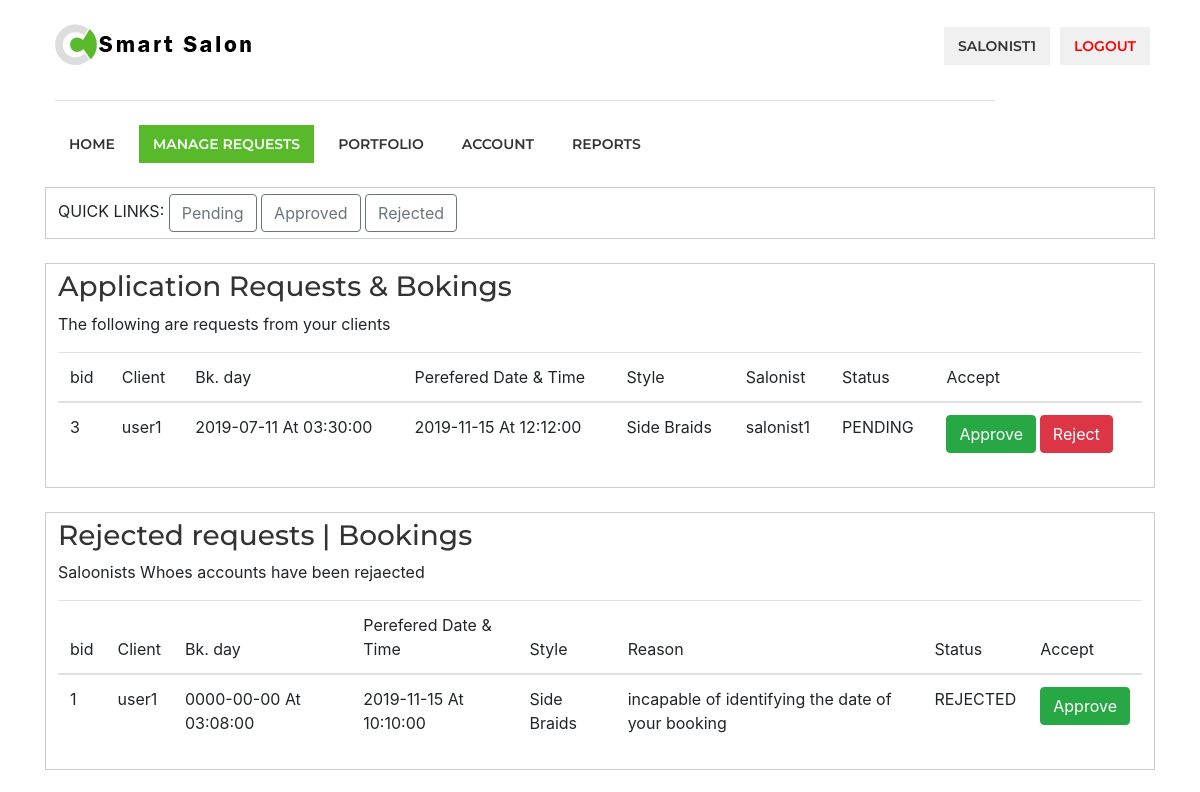
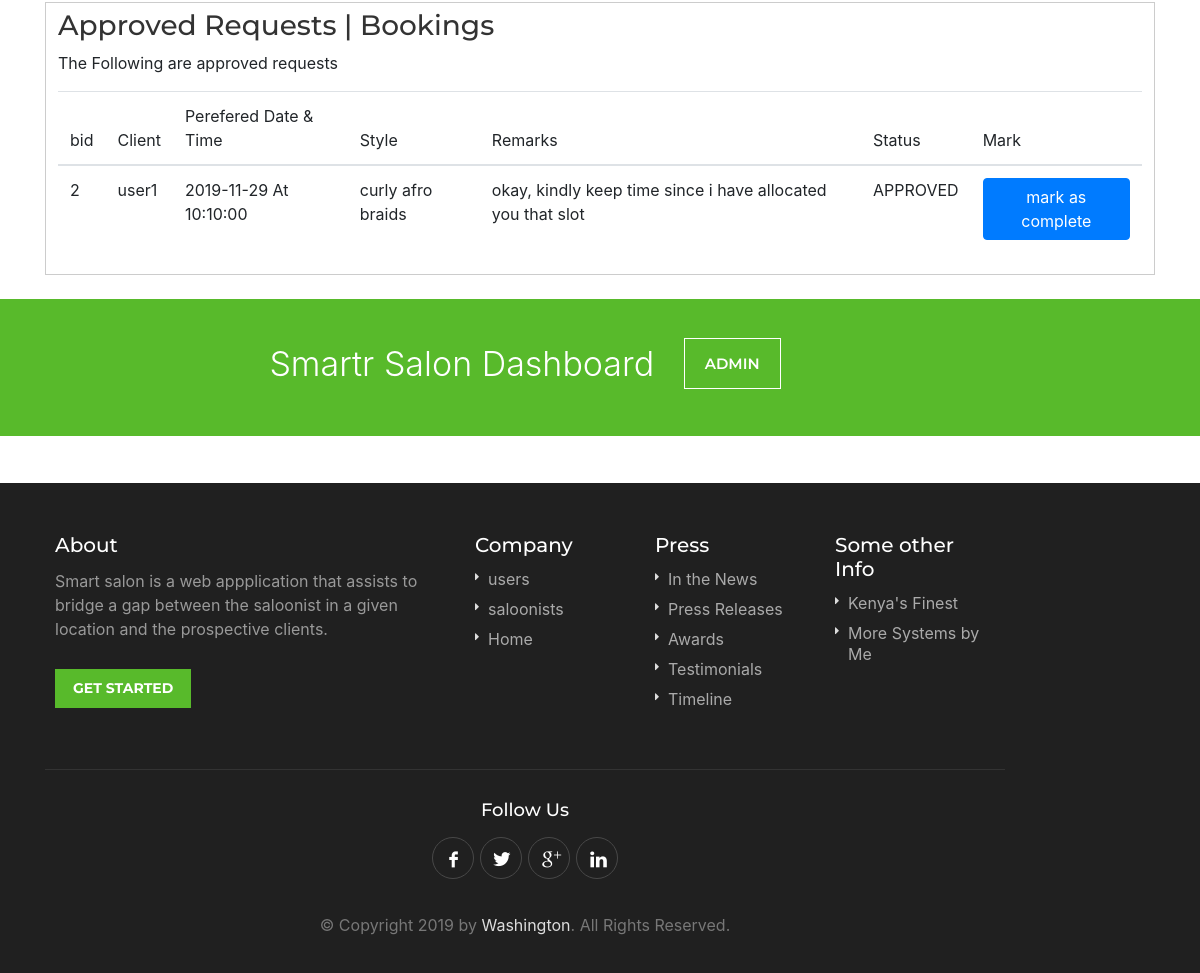
Page /salonist/requests.php (signed in) on the committed database (2 pictures, top to bottom).
### tables this page shows
CREATE TABLE `bookings` (
  `id` int(11) NOT NULL,
  `username` varchar(20) NOT NULL,
  `salonist` varchar(20) NOT NULL,
  `styleid` int(11) NOT NULL,
  `datebooked` date NOT NULL,
  `timeboked` time NOT NULL,
  `prefereddate` date NOT NULL,
  `preferdtime` time NOT NULL,
  `description` varchar(255) NOT NULL,
  `salonistreply` varchar(255) NOT NULL,
  `status` varchar(40) NOT NULL,
  `reasonforrejection` varchar(255) NOT NULL
);

CREATE TABLE `styles` (
  `id` int(11) NOT NULL,
  `image` varchar(100) NOT NULL,
  `sname` varchar(40) NOT NULL,
  `scategory` varchar(40) NOT NULL,
  `sprice` double NOT NULL,
  `sdescription` varchar(255) NOT NULL,
  `salonistid` int(11) NOT NULL,
  `salonistname` varchar(40) NOT NULL
);

### salonist/requests.php (the view, shortened to what this page needs)
<?php
include('server.php');
?>
<!DOCTYPE html>
<html lang="en">
<head>
<link rel="stylesheet" href="css/style.css">
<link rel="stylesheet" href="css/colors/green.css" id="colors">
<link rel="stylesheet" href="css/bootstrap.min.css">
</head>
<body>
<div id="wrapper">
<header>
<div class="container">
	<div class="sixteen columns">
		<div id="logo">
			<h1><a href="index.html"><img src="images/logo.png" alt="Work Scout" /></a></h1>
		</div>
		<nav id="navigation" class="menu">
			<ul id="responsive">
                <li><a href="index.php" >Home</a> </li>
				<li><a href="requests.php" id="current">Manage Requests</a></li>
				<li><a href="styles.php">Portfolio</a></li>
				<li><a href="account.php">Account</a></li>
				<li><a href="reports.php">Reports</a></li>
			</ul>
			<ul class="float-right">
				<li><a href="#"><?=$_SESSION["username"]?></a></li>
				<li><a href="index.php?logout='1'" style="color: red;">logout</a></li>
			</ul>
		</nav>
	</div>
</div>
</header>
<div class="clearfix"></div>
<section class="section intro">
	<div class="container">
		<div style="padding: 6px 12px; border: 1px solid #ccc;">
			QUICK LINKS:
			<a href="#pending"><button type="button" class="btn btn-outline-secondary">Pending </button></a>
			<a href="#approved"><button type="button" class="btn btn-outline-secondary">Approved </button></a>
			<a href="#rejected"><button type="button" class="btn btn-outline-secondary">Rejected </button></a>
		</div>
	</div>
	<br>
	<div class="container" id="pending">
		<div style="padding: 6px 12px; border: 1px solid #ccc;">
			<h3>Application Requests & Bokings</h3>
			<p>The following are requests from your clients</p>
			<table class="table table-stipped">
                    <thead>
                        <tr>
                            <th sope="col">bid</th>
							<th scope="col">Client</th>
                            <th scope="col">Bk. day</th>
                            <th scope="col"> Perefered Date & Time</th>
                            <th scope="col"> Style </th>
                            <th scope="col"> Salonist </th>
                            <th scope="col"> Status</th>
							<th scope="col"> Accept</th>
                        </tr>
                    </thead>
                    <tbody>
					<?php
                    $user = $_SESSION["username"];
					$sql = "SELECT * FROM bookings WHERE salonist ='$user' AND status='PENDING' ";
					$result = mysqli_query($db, $sql);
					while($row = mysqli_fetch_array($result, MYSQLI_NUM))
					{
						$sty = $row[3];
						$sql0 = "SELECT * FROM styles WHERE id ='$sty'";
						$result0 = mysqli_query($db, $sql0);
						while($rowz = mysqli_fetch_array($result0, MYSQLI_NUM))
						{
							$styname = $rowz[2];
						}
						echo '<tr>';
							echo '<td>'.$row[0].'</td> ';
							echo '<td>'.$row[1].'</td> ';
							echo '<td>'.$row[4]." At ".$row[5].'</td> ';
							echo '<td>'.$row[6]." At ".$row[7].'</td> ';
							echo '<td>'.$styname.'</td> ';
							echo '<td>'.$row[2].'</td> ';
							echo '<td>'.$row[10].'</td> ';
							echo '<td>
									<a href="approve.php?id='.$row[0].'"><strong><button type="button" class="btn btn-success">Approve</button>
									<a href="reject.php?id='.$row[0].'"><strong><button type="button" class="btn btn-danger">Reject</button>
								</td> ';
						echo '</tr>';
					}
					?>
				</tbody>
                </table>
		</div>
	</div>
	<br>
	<div class="container" id="rejected">
		<div style="padding: 6px 12px; border: 1px solid #ccc;">
			<h3>Rejected requests | Bookings</h3>
			<p>Saloonists Whoes accounts have been rejaected</p>
			<table class="table table-stipped">
                    <thead>
                        <tr>
                            <th sope="col">bid</th>
							<th scope="col">Client</th>
                            <th scope="col">Bk. day</th>
                            <th scope="col"> Perefered Date & Time</th>
                            <th scope="col"> Style </th>
                            <th scope="col"> Reason</th>
                            <th scope="col"> Status</th>
							<th scope="col"> Accept</th>
                        </tr>
                    </thead>
                    <tbody>
					<?php
                    $user = $_SESSION["username"];
					$sql = "SELECT * FROM bookings WHERE salonist ='$user' AND status='REJECTED' ";
					$result = mysqli_query($db, $sql);
					while($row = mysqli_fetch_array($result, MYSQLI_NUM))
					{
						$sty = $row[3];
						$sql0 = "SELECT * FROM styles WHERE id ='$sty'";
						$result0 = mysqli_query($db, $sql0);
						while($rowz = mysqli_fetch_array($result0, MYSQLI_NUM))
						{
							$styname = $rowz[2];
						}
						echo '<tr>';
							echo '<td>'.$row[0].'</td> ';
							echo '<td>'.$row[1].'</td> ';
							echo '<td>'.$row[4]." At ".$row[5].'</td> ';
							echo '<td>'.$row[6]." At ".$row[7].'</td> ';
							echo '<td>'.$styname.'</td> ';
							echo '<td>'.$row[11].'</td> ';
							echo '<td>'.$row[10].'</td> ';
							echo '<td>
									<a href="approve.php?id='.$row[0].'"><strong><button type="button" class="btn btn-success">Approve</button>
								</td> ';
						echo '</tr>';
					}
					?>
				</tbody>
                </table>
		</div>
	</div>
	<br>
	<div class="container" id="approved">
		<div style="padding: 6px 12px; border: 1px solid #ccc;">
			<h3>Approved Requests | Bookings </h3>
			<p> The Following are approved requests  </p>
			<table class="table table-stipped">
                    <thead>
                        <tr>
                            <th sope="col">bid</th>
							<th scope="col">Client</th>
                            <th scope="col"> Perefered Date & Time</th>
                            <th scope="col"> Style </th>
                            <th scope="col"> Remarks </th>
                            <th scope="col"> Status</th>
							<th scope="col"> Mark</th>
                        </tr>
                    </thead>
                    <tbody>
					<?php
                    $user = $_SESSION["username"];
					$sql = "SELECT * FROM bookings WHERE salonist ='$user' AND status='APPROVED' ";
					$result = mysqli_query($db, $sql);
					while($row = mysqli_fetch_array($result, MYSQLI_NUM))
					{
						$sty = $row[3];
						$sql0 = "SELECT * FROM styles WHERE id ='$sty'";
						$result0 = mysqli_query($db, $sql0);
						while($rowz = mysqli_fetch_array($result0, MYSQLI_NUM))
						{
							$styname = $rowz[2];
						}
						echo '<tr>';
							echo '<td>'.$row[0].'</td> ';
							echo '<td>'.$row[1];
							echo '<td>'.$row[6]." At ".$row[7].'</td> ';
							echo '<td>'.$styname.'</td> ';
							echo '<td>'.$row[9].'</td> ';
							echo '<td>'.$row[10].'</td> ';
							echo '<td>
									<a href="#"><strong><button type="button" class="btn btn-primary">mark as complete</button>
								</td> ';
						echo '</tr>';
					}
					?>
				</tbody>
                </table>
		</div>
	</div>
</section>
<br>
<div class="infobox">
	<div class="container">
		<div class="sixteen columns">Smartr Salon Dashboard <a href="#">ADMIN</a></div>
	</div>
</div>
<div id="footer">
	<div class="container">
		<div class="seven columns">
			<h4>About</h4>
			<p>Smart salon is a web appplication that assists to bridge a gap between the saloonist in a given location
				and the prospective clients.</p>
			<a href="#" class="button">Get Started</a>
		</div>
		<div class="three columns">
			<h4>Company</h4>
			<ul class="footer-links">
				<li><a href="users.php">users</a></li>
				<li><a href="saloonists.php">saloonists</a></li>
				<li><a href="index.php">Home</a></li>
			</ul>
		</div>
		<div class="three columns">
			<h4>Press</h4>
			<ul class="footer-links">
				<li><a href="#">In the News</a></li>
				<li><a href="#">Press Releases</a></li>
				<li><a href="#">Awards</a></li>
				<li><a href="#">Testimonials</a></li>
				<li><a href="#">Timeline</a></li>
			</ul>
		</div>
		<div class="three columns">
			<h4>Some other Info</h4>
			<ul class="footer-links">
				<li><a href="#">Kenya's Finest</a></li>
				<li><a href="#">More Systems by Me</a></li>
			</ul>
		</div>
	</div>
	<div class="container">
		<div class="footer-bottom">
			<div class="sixteen columns">
				<h4>Follow Us</h4>
				<ul class="social-icons">
					<li><a class="facebook" href="#"><i class="icon-facebook"></i></a></li>
					<li><a class="twitter" href="#"><i class="icon-twitter"></i></a></li>
					<li><a class="gplus" href="#"><i class="icon-gplus"></i></a></li>
					<li><a class="linkedin" href="#"><i class="icon-linkedin"></i></a></li>
				</ul>
				<div class="copyrights">©  Copyright 2019 by <a href="#">Washington</a>. All Rights Reserved.</div>
			</div>
		</div>
	</div>
</div>
</div>
</body>
</html>

### salonist/css/colors/green.css (style rules this page uses)
#current, a.button.gray.app-link.opened, ul.float-right li a:hover, .menu ul li.sfHover a.sf-with-ul, .menu ul li a:hover, a.menu-trigger:hover, #jPanelMenu-menu li a:hover, .search-container button, .upload-btn, button, input[type="button"], input[type="submit"], a.button, .upload-btn:hover, #titlebar.photo-bg a.button.white:hover, a.button.dark:hover, #backtotop a:hover, .mfp-close:hover, .tabs-nav li.active a, .ui-accordion .ui-accordion-header-active:hover, .ui-accordion .ui-accordion-header-active, .highlight.color, .plan.color-2 .plan-price, .plan.color-2 a.button, .tp-leftarrow:hover, .tp-rightarrow:hover, .pagination ul li a.current-page, .pagination .current, .pagination ul li a:hover, .pagination-next-prev ul li a:hover, .infobox, .hover-icon, .comment-by a.reply:hover, .chosen-container .chosen-results li.highlighted, .chosen-container-multi .chosen-choices li.search-choice, .list-search button, .checkboxes input[type=checkbox]:checked + label:before { background-color: #58ba2b; }
a, table td.title a:hover, table.manage-table td.action a:hover, #breadcrumbs ul li a:hover, #titlebar span.icons a:hover, .counter-box i, .counter, #popular-categories li a i, .list-1 li:before, .dropcap, .resume-titlebar span a:hover i, .resumes-list-content h4, .job-overview ul li i, .company-info span a:hover, .infobox a:hover, .meta-tags span a:hover, .widget-text h5 a:hover, .app-content .info span , .app-content .info ul li a:hover { color: #58ba2b; }

### salonist/css/base.css (style rules this page uses)
html, body, div, span, applet, object, iframe, h1, h2, h3, h4, h5, h6, p, blockquote, pre, a, abbr, acronym, address, big, cite, code, del, dfn, em, img, ins, kbd, q, s, samp, small, strike, strong, sub, sup, tt, var, b, u, i, center, dl, dt, dd, ol, ul, li, fieldset, form, label, legend, table, caption, tbody, tfoot, thead, tr, th, td, article, aside, canvas, details, embed, figure, figcaption, footer, header, hgroup, menu, nav, output, ruby, section, summary, time, mark, audio, video { margin: 0; padding: 0; border: 0; font-size: 100%; font: inherit; vertical-align: baseline; }
article, aside, details, figcaption, figure, footer, header, hgroup, menu, nav, section { display: block; }
body { line-height: 1; }
ol, ul { list-style: none; }
table { border-collapse: collapse; border-spacing: 0; }
body { background-color: #fff; font-size: 16px; line-height: 27px; color: #666; -webkit-font-smoothing: antialiased; -webkit-text-size-adjust: 100%; overflow-x: hidden; }
#wrapper { background-color: #fff; }
body, input[type="text"], input[type="password"], input[type="email"], input[type="number"], textarea, .widget-text h5, h3.centered-headline span, select { font-family: "Lato", "HelveticaNeue", "Helvetica Neue", Helvetica, Arial, sans-serif; }
h1, h2, h3, h4, h5, h6, .button, input[type="button"], input[type="submit"], button, #navigation, .infobox a, .pagination-container, .upload-btn, .skills span, .app-content .info span, .tabs-nav li a, .reply, .ui-accordion .ui-accordion-header, .trigger a, .caption.title, .caption .slider-button, .counter, .counter-box i, a.menu-trigger, #style-switcher h2, .resume-table strong { font-family: "Montserrat", "HelveticaNeue", "Helvetica Neue", Helvetica, Arial, sans-serif; }
img, object, video { height: auto; display: block; }
img { width: auto; border: 0; -ms-interpolation-mode: bicubic; max-width: 100%; }
h1, h2, h3, h4, h5, h6 { color: #333; font-weight: 500; }
h1 a, h2 a, h3 a, h4 a, h5 a, h6 a { font-weight: inherit; }
h1 { font-size: 30px; line-height: 54px; }
h3 { font-size: 22px; line-height: 44px; }
h4 { font-size: 18px; line-height: 36px; }
p { margin: 0 0 15px 0; }
strong { font-weight: 700; color: #333; }
a { color: #505050; text-decoration: none; outline: 0; -webkit-transition: color 0.2s ease-in-out; -moz-transition: color 0.2s ease-in-out; -o-transition: color 0.2s ease-in-out; -transition: color 0.2s ease-in-out; }
ul, ol { margin: 0; }
ul { list-style: none outside; }
li { line-height: 18px; }

### rows in the picture
bookings: id "3", username "user1", datebooked "2019-07-11", timeboked "03:30:00", prefereddate "2019-11-15", preferdtime "12:12:00", styleid.sname "Side Braids", salonist "salonist1", status "PENDING"
bookings: id "1", username "user1", datebooked "0000-00-00", timeboked "03:08:00", prefereddate "2019-11-15", preferdtime "10:10:00", styleid.sname "Side Braids", reasonforrejection "incapable of identifying the date of your booking", status "REJECTED"
bookings: id "2", username "user1", prefereddate "2019-11-29", preferdtime "10:10:00", styleid.sname "curly afro braids", salonistreply "okay, kindly keep time since i have allocated you that slot", status "APPROVED"

### other values in the picture
$_SESSION["username"] "SALONIST1"
